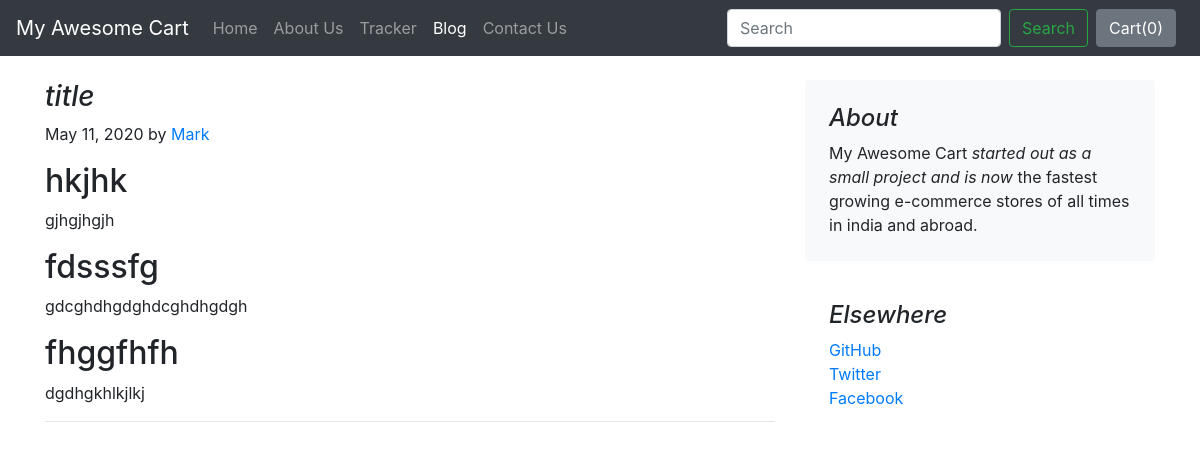
The page /blog/blogpost/1 on the database its author committed.
### blog/models.py (models this page shows)
class Blogpost(models.Model):
    post_id = models.AutoField(primary_key=True)
    title = models.CharField(max_length=50)
    head0 = models.CharField(max_length=500, default="")
    chead0 = models.CharField(max_length=5000, default="")
    head1 = models.CharField(max_length=500, default="")
    chead1 = models.CharField(max_length=5000, default="")
    head2 = models.CharField(max_length=500, default="")
    chead2 = models.CharField(max_length=5000, default="")
    pub_date = models.DateField()
    thumbnail = models.ImageField(upload_to="blog/images", default="")
    def __str__(self):
        return self.title

### blog/views.py (the view)
# urls.py: path("blogpost/<int:id>", views.blogpost, name="blogPost")
def blogpost(request, id):
    post = Blogpost.objects.filter(post_id=id)[0]
    print(post)
    return render(request, 'blog/blogpost.html', {'post': post})

### blog/templates/blog/blogpost.html
{% extends 'blog/basic.html' %}
{% block body %}
<div class="container">
    <div class="row mt-4">
        <div class="col-md-8 blog-main">
            <h3 class="font-italic">
                {{post.title}}
            </h3>
<p class="blog-post-meta">{{post.pub_date}} by <a href="#">Mark</a></p>
            <div class="blog-post">
                <h2 class="blog-post-title">{{post.head0}}</h2>
                <p>{{post.chead0}}</p>
                <h2>{{post.head1}}</h2>
                <p>{{post.chead1}}</p>
                <h2>{{post.head2}}</h2>
                <p>{{post.chead2}}</p>
                <hr>
            </div>
        </div>
        <aside class="col-md-4 blog-sidebar">
            <div class="p-4 mb-3 bg-light rounded">
                <h4 class="font-italic">About</h4>
                <p class="mb-0">My Awesome Cart <em>started out as a small project and is now</em> the fastest growing e-commerce stores of all times in india and abroad.</p>
            </div>
            <div class="p-4">
                <h4 class="font-italic">Elsewhere</h4>
                <ol class="list-unstyled">
                    <li><a href="#">GitHub</a></li>
                    <li><a href="#">Twitter</a></li>
                    <li><a href="#">Facebook</a></li>
                </ol>
            </div>
        </aside>
    </div>
</div>
{% endblock %}

### rows shown on the page
Blogpost: title "title", pub_date "May 11, 2020", head0 "hkjhk", chead0 "gjhgjhgjh", head1 "fdsssfg", chead1 "gdcghdhgdghdcghdhgdgh", head2 "fhggfhfh", chead2 "dgdhgkhlkjlkj"
